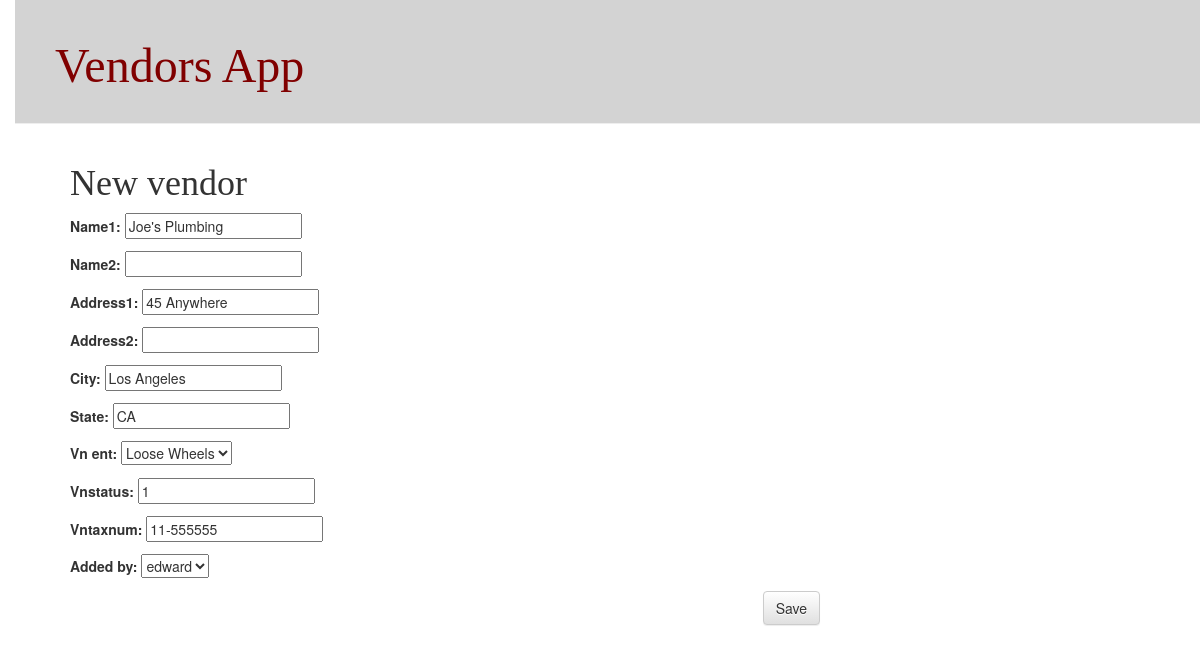
The page /vendor/2/edit/ on the database its author committed.
### vendors/models.py (models this page shows, shortened)
class Vendor(TimeStampedModel, models.Model):
    name1 = models.CharField(max_length=50)
    name2 = models.CharField(max_length=50, blank=True)
    address1 = models.CharField(max_length=50)
    address2 = models.CharField(max_length=50, blank=True)
    city = models.CharField(max_length=50)
    state = models.CharField(max_length=2)
    vnstatus = models.SmallIntegerField()
    vntaxnum = models.CharField(max_length=15)
    vn_ent = models.ForeignKey(Entity)
    added_dt = models.DateTimeField(default=timezone.now)
    added_by = models.ForeignKey('auth.User')
    mod_dt = models.DateTimeField(blank=True, null=True)

### vendors/views.py (the view)
# urls.py: url(r'^vendor/(?P<pk>\d+)/edit/$', views.vendor_edit, name='vendor_edit'),
def vendor_edit(request, pk):
    vendor = get_object_or_404(Vendor, pk=pk)
    if request.method == "POST":
        form = VendorForm(request.POST, instance=vendor)
        if form.is_valid():
            vendor = form.save(commit=False)
            vendor.added_by = request.user
            vendor.published_date = timezone.now()
            vendor.save()
            return redirect('vendor_detail', pk=vendor.pk)
    else:
        form = VendorForm(instance=vendor)
    return render(request, 'vendors/vendor_edit.html', {'form': form})

### vendors/forms.py
class VendorForm(forms.ModelForm):
    class Meta:
        model = Vendor
        fields = ('name1', 'name2', 'address1', 'address2', 'city', 'state', 'vn_ent',
                  'vnstatus', 'vntaxnum', 'added_by')

### vendors/models.py (called while the page is built)
    def __str__(self):
        return self.ent_name

### vendors/templates/vendors/vendor_edit.html
{% extends 'vendors/base.html' %}
{% block content %}
    <h1>New vendor</h1>
    <form method="POST" class="vendor-form">{% csrf_token %}
        {{ form.as_p }}
        <button type="submit" class="save btn btn-default">Save</button>
    </form>
{% endblock %}

### rows shown on the page
Vendor: name1 "Joe's Plumbing", address1 "45 Anywhere", city "Los Angeles", state "CA", vn_ent "Loose Wheels", vnstatus "1", vntaxnum "11-555555", added_by "edward"
